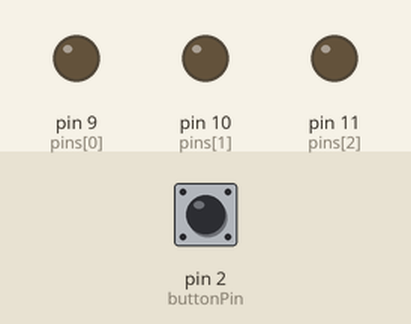
This sketch was run on a simulated Arduino Uno, built with avr-gcc and run on an emulated ATmega328P. On the bench: output pins drawn as LEDs (lit = HIGH). Inputs (shaded band) come from the test bench; at power-on: pin 2 (buttonPin) HIGH.

Above: at 1.2 s.
1.3 s: pin 2 (buttonPin) pulled LOW for 1 s
At 2.63 s:
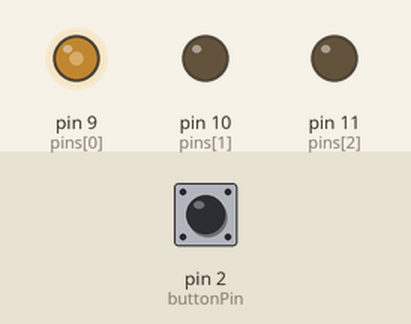
At 3.23 s:
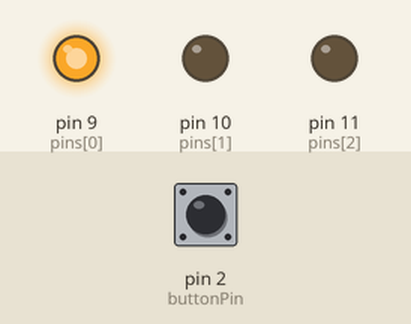
7.5 s: pin 2 (buttonPin) pulled LOW for 3.2 s
At 7.74 s:
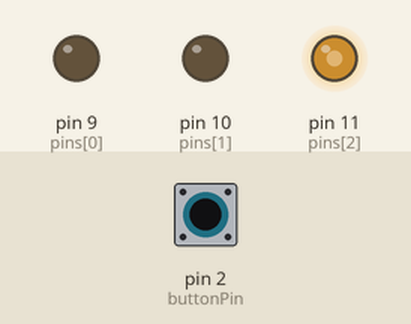
Timing chart, 0 to 10.5 s (numbered marks = the images above; inputs shaded):
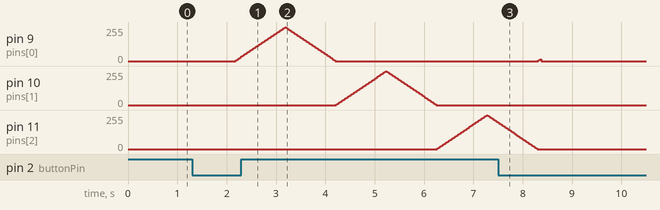

Measured:
- after the input at 1.3 s, pin 9 (pins[0]), pin 10 (pins[1]): rises from 0/255 to 255/255 in 1.0 s, then falls to 0/255 in 1.0 s; pin 11 (pins[2]): rises from 0/255 to 255/255 in 1.0 s, then falls to 200/255 in 0.22 s
- after the input at 7.5 s, pin 10 (pins[1]): stops changing and stays 0/255; pin 11 (pins[2]): goes on until 8.3 s, then stays 0/255

The sketch:

Ex1.2.2.ino
```cpp
#include <OneButton.h>

int pins[3] = { 9, 10, 11 };
int buttonPin = 2;
OneButton button(buttonPin, true, true);

bool isOn = false;
int color = 0;
int brightness = 0;
int step = 5;

void setup() {
  for (int i = 0; i < 3; i++) pinMode(pins[i], OUTPUT);
  button.attachLongPressStart(switchPower);
}

void loop() {
  button.tick();

  if (isOn) {
    for (int i = 0; i < 3; i++) {
      analogWrite(pins[i], i == color ? brightness : 0);
    }

    brightness += step;
    if (brightness >= 255 || brightness <= 0) {
      step = -step;
      if (brightness <= 0) color = (color + 1) % 3;
    }

    delay(20);
  } else {
    for (int i = 0; i < 3; i++) analogWrite(pins[i], 0);
    delay(10);
  }
}

void switchPower() {
  isOn = !isOn;
}
```
